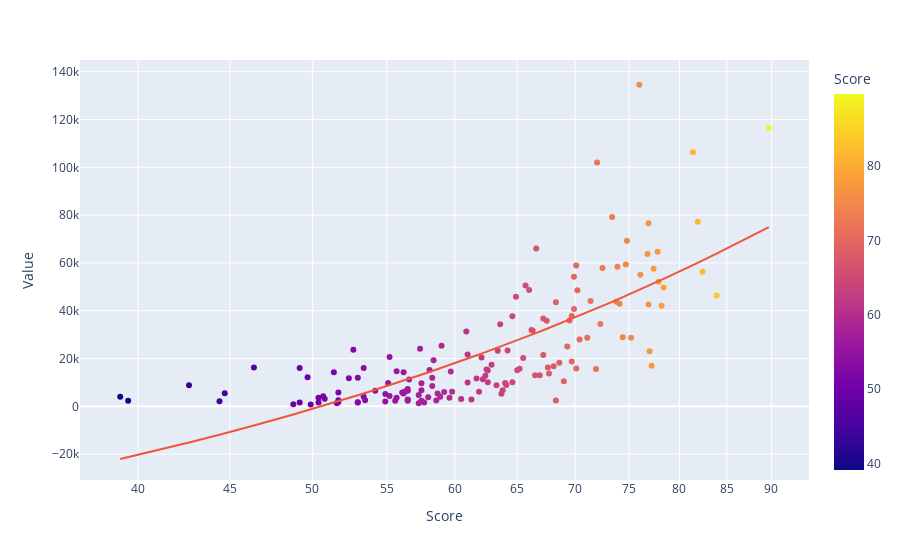

This figure's notebook cell:
### Markdown cell above
## Adding Hover visibility and a Regression Line

### Code cell
import plotly.graph_objects as go
import plotly.express as px

fig = px.scatter(merged_data, x = 'Score', y = 'Value',  trendline= 'ols', log_x = True, color = 'Score', hover_data=['Country Name', 'Score'])
fig.show()

### Figure 1 — Plotly figure (JSON) as saved in the notebook; plotly's stock layout.template omitted (floating-point values rounded to 4 significant figures; data arrays with more than 128 entries replaced by an {"elided": "..."} marker saying what was removed)
{"data": [{"customdata": {"elided": "153x1 str values"}, "hovertemplate": "Score=%{marker.color}<br>Value=%{y}<br>Country Name=%{customdata[0]}<extra></extra>", "legendgroup": "", "marker": {"color": {"elided": "153 float values"}, "coloraxis": "coloraxis", "symbol": "circle"}, "mode": "markers", "name": "", "orientation": "v", "showlegend": false, "type": "scatter", "x": {"elided": "153 float values"}, "xaxis": "x", "y": {"elided": "153 float values"}, "yaxis": "y"}, {"hovertemplate": "<b>OLS trendline</b><br>Value = 1917.18 * Score + -96988.5<br>R<sup>2</sup>=0.551841<br><br>Score=%{x}<br>Value=%{y} <b>(trend)</b><extra></extra>", "legendgroup": "", "marker": {"symbol": "circle"}, "mode": "lines", "name": "", "showlegend": false, "type": "scatter", "x": {"elided": "153 float values"}, "xaxis": "x", "y": {"elided": "153 float values"}, "yaxis": "y"}], "layout": {"coloraxis": {"colorbar": {"title": {"text": "Score"}}, "colorscale": [[0, "#0d0887"], [0.1111, "#46039f"], [0.2222, "#7201a8"], [0.3333, "#9c179e"], [0.4444, "#bd3786"], [0.5556, "#d8576b"], [0.6667, "#ed7953"], [0.7778, "#fb9f3a"], [0.8889, "#fdca26"], [1, "#f0f921"]]}, "legend": {"tracegroupgap": 0}, "margin": {"t": 60}, "xaxis": {"anchor": "y", "domain": [0, 1], "title": {"text": "Score"}, "type": "log"}, "yaxis": {"anchor": "x", "domain": [0, 1], "title": {"text": "Value"}}}}
